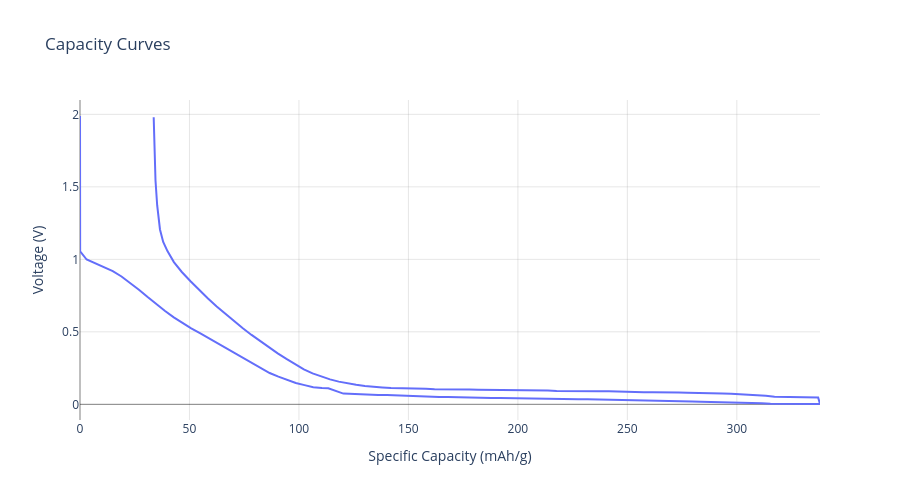

Notebook source saved alongside this figure:
### Code cell
# hc4

half_cell = (
    pd.read_csv(
        '../local_data/active_materials/anode/Hard Carbon (Vendor D1 - 300 mAh g).csv',
        names=['specific_capacity', 'voltage', 'direction', 'id'],
        skiprows=1
    ).drop(
        columns=['id']
    ).assign(
        direction = lambda x: x['direction'].apply(lambda y: 'discharge' if y == 'CC_DChg' else 'charge'),
    )
)

# px.line(half_cell, x='specific_capacity', y='voltage', markers=True, color='direction').show()

hc4 = AnodeMaterial(
    name = 'Hard Carbon (Vendor D)',
    reference = 'Na/Na+',
    specific_cost = 7.00,
    density = 1.5,
    specific_capacity_curves = half_cell,
    color='#1a1a1a'
)

hc4.plot_specific_capacity_curves(width=900, height=500).show()

### Figure 1 — Plotly figure (JSON) as saved in the notebook; plotly's stock layout.template omitted (floating-point values rounded to 4 significant figures; data arrays with more than 128 entries replaced by an {"elided": "..."} marker saying what was removed)
{"data": [{"hovertemplate": "<b>%{fullData.name}</b><br>Capacity: %{x:.2f} mAh/g<br>Voltage: %{y:.3f} V<br><i>Individual Material</i><extra></extra>", "line": {"width": 2}, "mode": "lines", "name": "1.9887 V", "type": "scatter", "x": {"elided": "186 float values"}, "y": {"elided": "186 float values"}}], "layout": {"height": 500, "hovermode": "closest", "paper_bgcolor": "white", "plot_bgcolor": "white", "title": {"text": "Capacity Curves"}, "width": 900, "xaxis": {"gridcolor": "rgba(128, 128, 128, 0.2)", "gridwidth": 1, "showgrid": true, "title": {"text": "Specific Capacity (mAh/g)"}, "zeroline": true, "zerolinecolor": "rgba(0, 0, 0, 0.5)", "zerolinewidth": 1}, "yaxis": {"gridcolor": "rgba(128, 128, 128, 0.2)", "gridwidth": 1, "showgrid": true, "title": {"text": "Voltage (V)"}, "zeroline": true, "zerolinecolor": "rgba(0, 0, 0, 0.5)", "zerolinewidth": 1}}}
